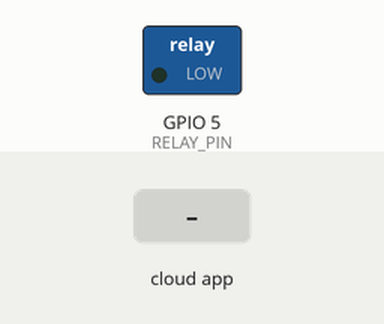
Recording of a sketch running on a simulated ESP32. Parts: switched loads named in the sketch (green lamp = pin HIGH). The test bench sets the inputs (shaded band). WiFi joins after 1.5 s; servers stay silent unless stated; what the sketch prints to the serial monitor is not drawn.

Above: at 3.7 s.
3.8 s: the phone or cloud app sets YOUR_DEVICE_ID to 1
At 5.0 s:
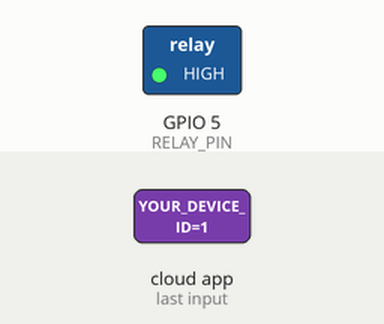
5.3 s: the phone or cloud app sets YOUR_DEVICE_ID to 0
At 6.3 s:
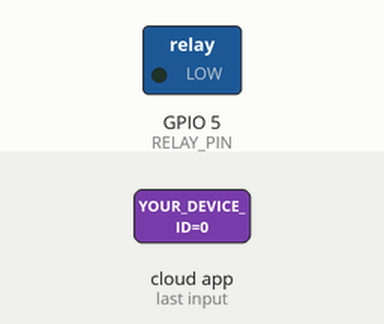
Timing chart, 0 to 8.3 s (numbered marks = the images above; inputs shaded):
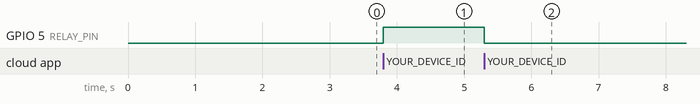

Measured:
- after the input at 3.8 s, GPIO 5 (RELAY_PIN): LOW → HIGH at once
- after the input at 5.3 s, GPIO 5 (RELAY_PIN): HIGH → LOW at once

The sketch:

main.ino
```cpp
/*
 * EduSmart Home - ESP32 with Sinric Pro
 * Created by: Asilbek Vaxobov
 * Description: Basic implementation of Smart Home Switch using Sinric Pro
 */

#ifdef ENABLE_DEBUG
       #define DEBUG_ESP_PORT Serial
       #define NODEBUG_WEBSOCKETS
       #define NDEBUG
#endif

#include <Arduino.h>
#include <WiFi.h>
#include "SinricPro.h"
#include "SinricProSwitch.h"

#define WIFI_SSID         "YOUR_WIFI_NAME"
#define WIFI_PASS         "YOUR_WIFI_PASSWORD"
#define APP_KEY           "YOUR_SINRIC_APP_KEY"
#define APP_SECRET        "YOUR_SINRIC_APP_SECRET"
#define SWITCH_ID         "YOUR_DEVICE_ID"

#define RELAY_PIN         5  // GPIO pin connected to Relay

bool onPowerState(const String &deviceId, bool &state) {
  Serial.printf("Device %s turned %s (via SinricPro) \r\n", deviceId.c_str(), state?"on":"off");
  digitalWrite(RELAY_PIN, state ? HIGH : LOW); // Control the relay
  return true; // request handled properly
}

void setupWiFi() {
  Serial.printf("\r\n[Wifi]: Connecting");
  WiFi.begin(WIFI_SSID, WIFI_PASS);
  while (WiFi.status() != WL_CONNECTED) {
    Serial.printf(".");
    delay(250);
  }
  Serial.printf("connected!\r\n[Wifi]: IP-Address is %s\r\n", WiFi.localIP().toString().c_str());
}

void setupSinricPro() {
  SinricProSwitch &mySwitch = SinricPro[SWITCH_ID];
  mySwitch.onPowerState(onPowerState);

  // setup SinricPro
  SinricPro.onConnected([](){ Serial.printf("Connected to SinricPro\r\n"); });
  SinricPro.onDisconnected([](){ Serial.printf("Disconnected from SinricPro\r\n"); });
  SinricPro.begin(APP_KEY, APP_SECRET);
}

void setup() {
  Serial.begin(115200); delay(1000);
  pinMode(RELAY_PIN, OUTPUT);
  digitalWrite(RELAY_PIN, LOW); // Initialize relay off

  setupWiFi();
  setupSinricPro();
}

void loop() {
  SinricPro.handle();
}
```
